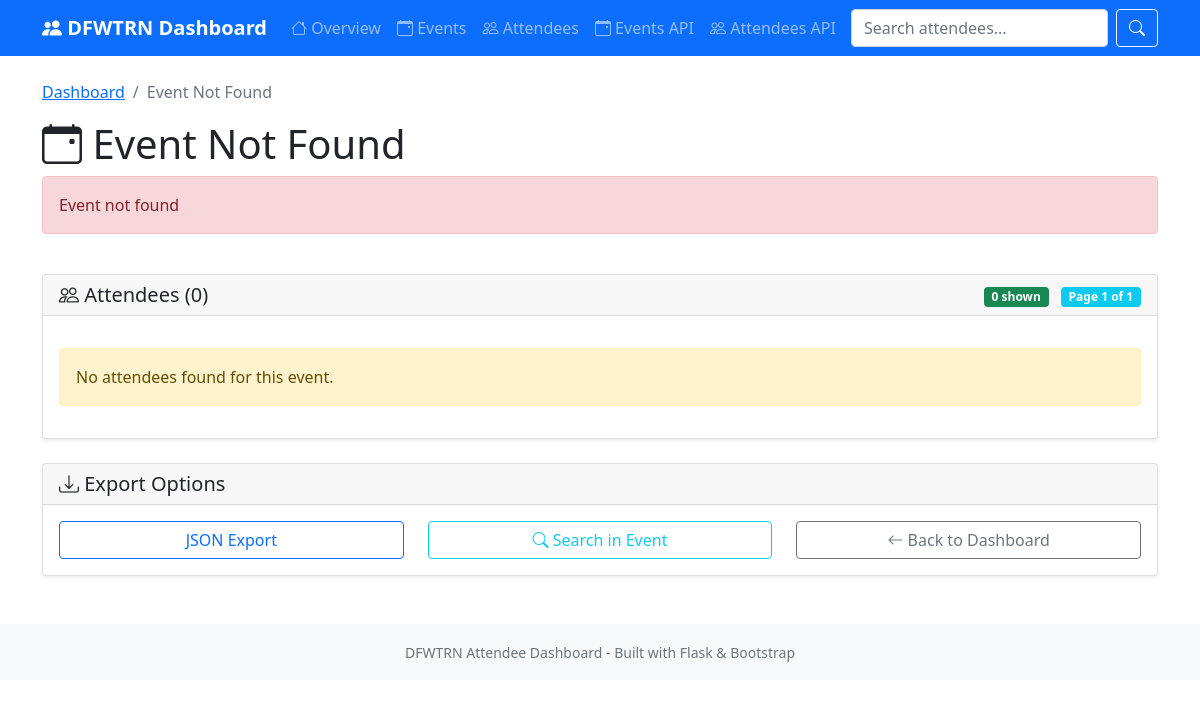
The app's page /event/5883996, older data.
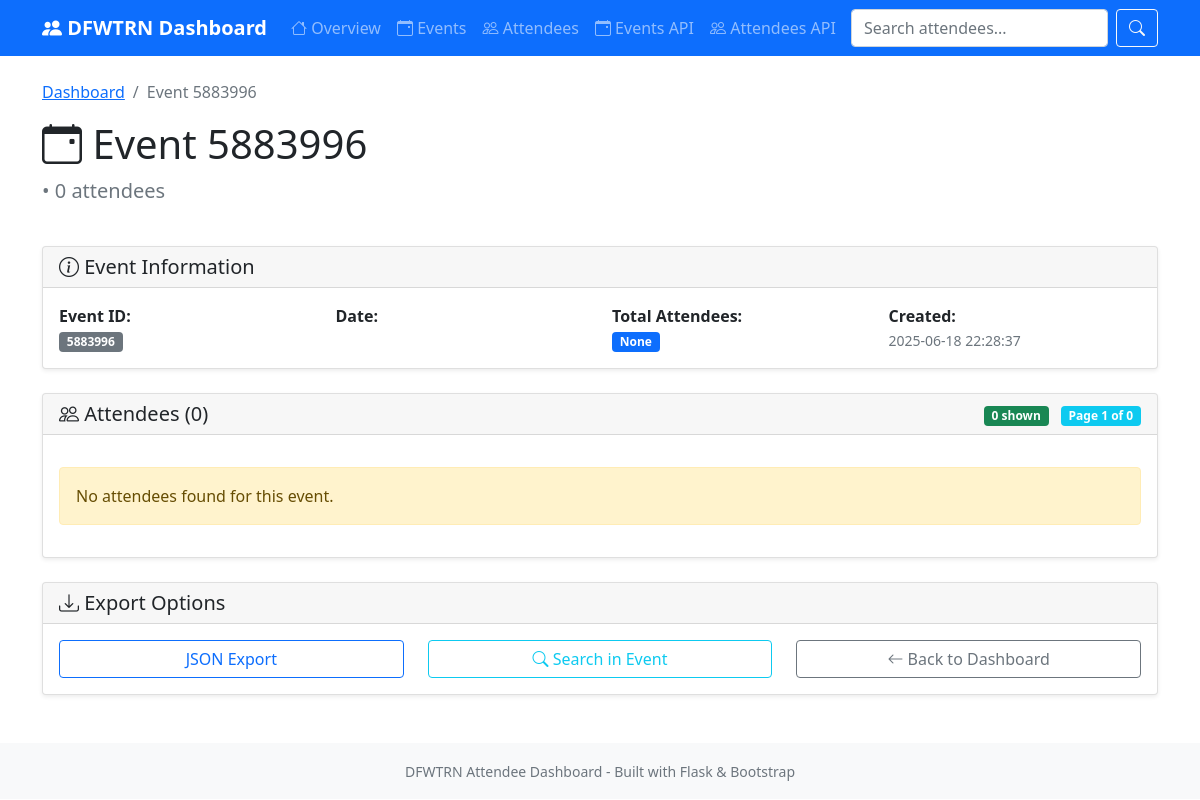
The same page, newer data.
### tables this page shows
CREATE TABLE events (
    id INTEGER PRIMARY KEY,
    event_name TEXT,
    event_date TEXT,
    event_url TEXT,
    total_attendees INTEGER,
    created_at TIMESTAMP DEFAULT CURRENT_TIMESTAMP
);

### attendee_dashboard.py (the view)
@app.route('/event/<int:event_id>')
def event_detail(event_id):
    page = request.args.get('page', 1, type=int)
    per_page = 20
    offset = (page - 1) * per_page
    db = get_db()
    event = db.execute('SELECT * FROM events WHERE id = ?', (event_id,)).fetchone()
    if not event:
        logging.error(f"Event not found: {event_id}")
        return render_template('event.html', event=None, attendees=[], page=1, total_pages=1, total_attendees=0, error="Event not found")
    attendees = db.execute('''
        SELECT a.*, ap.email, ap.company, ap.job_title, ap.phone
        FROM attendees a
        LEFT JOIN attendee_profiles ap ON a.id = ap.attendee_id
        WHERE a.event_id = ?
        ORDER BY a.event_date DESC, a.full_name
        LIMIT ? OFFSET ?
    ''', (event_id, per_page, offset)).fetchall()
    if not attendees:
        logging.warning(f"No attendees found for event {event_id}")
    total_attendees = db.execute('''
        SELECT COUNT(*) FROM attendees WHERE event_id = ?
    ''', (event_id,)).fetchone()[0]
    total_pages = (total_attendees + per_page - 1) // per_page
    db.close()
    return render_template('event.html',
                         event=event,
                         attendees=attendees,
                         page=page,
                         total_pages=total_pages,
                         total_attendees=total_attendees,
                         error=None)

### attendee_dashboard.py (called while the page is built)
def get_db():
    db = sqlite3.connect(app.config['DATABASE'])
    db.row_factory = sqlite3.Row
    return db

@app.template_filter('date_format')
def date_format(value):
    if not value:
        return ''
    try:
        dt = datetime.strptime(value, '%d %b %Y')
        return dt.strftime('%B %d, %Y')
    except:
        return value

### templates/event.html (shortened to what the changed rows need)
{% extends "base.html" %}
{% block content %}
<div class="row mb-4">
    <div class="col">
        <nav aria-label="breadcrumb">
            <ol class="breadcrumb">
                <li class="breadcrumb-item"><a href="{{ url_for('index') }}">Dashboard</a></li>
                <li class="breadcrumb-item active">{{ event.event_name if event else 'Event Not Found' }}</li>
            </ol>
        </nav>
        <h1 class="display-6">
            <i class="bi bi-calendar-event"></i> {{ event.event_name if event else 'Event Not Found' }}
        </h1>
        {% if error %}
        <div class="alert alert-danger">{{ error }}</div>
        {% elif event %}
        <p class="lead text-muted">
            {{ event.event_date | date_format }} • {{ total_attendees }} attendees
        </p>
        {% endif %}
    </div>
</div>
{% if event %}
<div class="row mb-4">
    <div class="col-12">
        <div class="card">
            <div class="card-header">
                <h5 class="card-title mb-0">
                    <i class="bi bi-info-circle"></i> Event Information
                </h5>
            </div>
            <div class="card-body">
                <div class="row">
                    <div class="col-md-3">
                        <strong>Event ID:</strong><br>
                        <span class="badge bg-secondary">{{ event.id }}</span>
                    </div>
                    <div class="col-md-3">
                        <strong>Date:</strong><br>
                    </div>
                    <div class="col-md-3">
                        <strong>Total Attendees:</strong><br>
                        <span class="badge bg-primary">{{ event.total_attendees }}</span>
                    </div>
                    <div class="col-md-3">
                        <strong>Created:</strong><br>
                        <small class="text-muted">{{ event.created_at }}</small>
                    </div>
                </div>
            </div>
        </div>
    </div>
</div>
{% endif %}
<div class="row">
    <div class="col-12">
        <div class="card">
            <div class="card-header d-flex justify-content-between align-items-center">
                <div>
                    <span class="badge bg-success me-2">{{ attendees | length }} shown</span>
                    <span class="badge bg-info">Page {{ page }} of {{ total_pages }}</span>
                </div>
            </div>
        </div>
    </div>
</div>
{% endblock %}

Row changes from the older to the newer data that the page shows:
added events: event_name "Event 5883996", id "5883996", created_at "2025-06-18 22:28:37"
Text that changed along with them:
{{ total_attendees }}: (not shown) → "0"
{{ event.total_attendees }}: (not shown) → "None"
{{ total_pages }}: "1" → "0"
{{ event.event_name if event else 'Event Not Found' }}: "Event Not Found" → (not shown)
{{ error }}: "Event not found" → (not shown)
text now shown: "• attendees Event Information Event ID: Date: Total Attendees: Created:"
